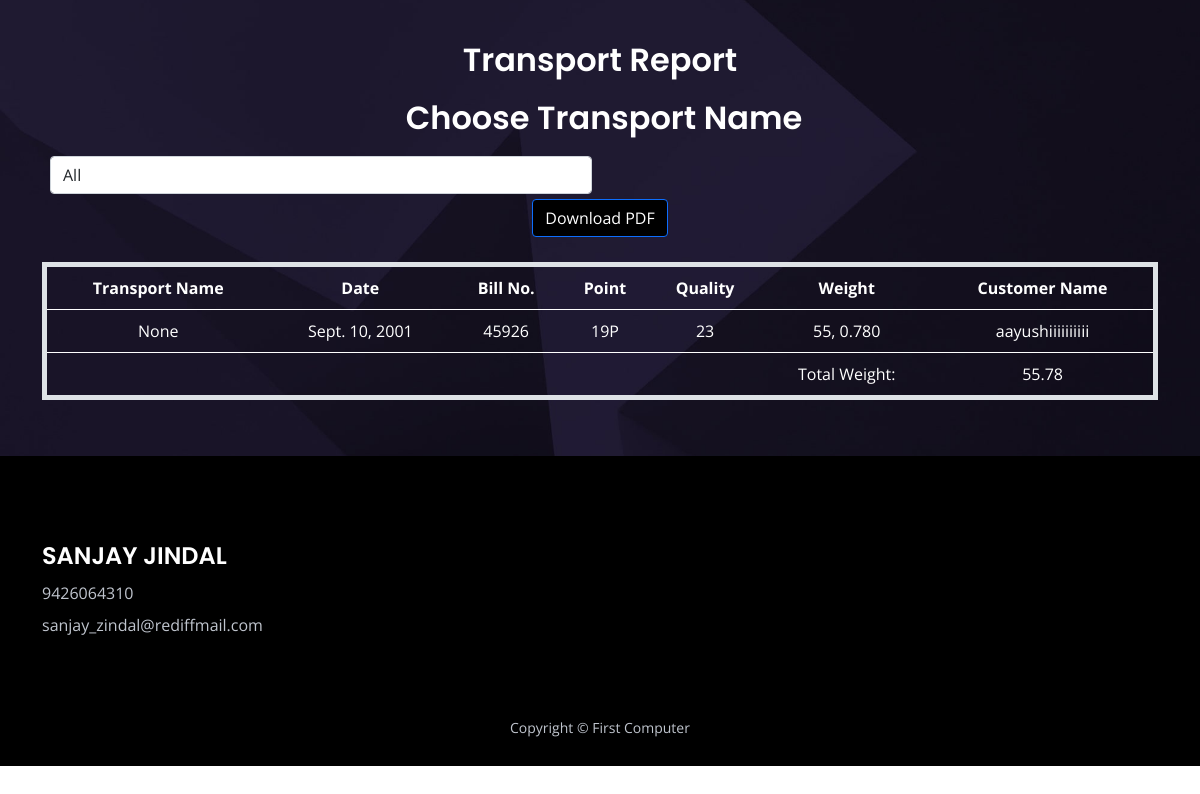
The page /transport_report/ (signed in) on the database its author committed.
### app/models.py (models this page shows, shortened)
class Selected(models.Model):
    packing = models.ForeignKey(Packing, on_delete=models.CASCADE)
    name = models.CharField(max_length=100, blank=True, null=True)
    bill_no = models.CharField(max_length=20, blank=True, null=True)
    date = models.DateField(max_length=20, blank=True, null=True)

class Point(models.Model):
    user = models.ForeignKey(User, on_delete=models.CASCADE, blank=True, null=True)  # Add this field
    point = models.CharField(max_length=100)

class Quality(models.Model):
    user = models.ForeignKey(User, on_delete=models.CASCADE, blank=True, null=True)  # Add this field
    quality_no = models.CharField(max_length=100)

class Bundle(models.Model):
    bundle_entry = models.ForeignKey(Packing, on_delete=models.CASCADE, related_name='bundles')
    bundle = models.CharField(max_length=100)
    grade = models.CharField(max_length=100)
    sizes = models.CharField(max_length=100)
    sheet = models.CharField(max_length=100)
    weight = models.CharField(max_length=100)
    remarks = models.CharField(max_length=200, blank=True, null=True)
    status = models.BooleanField(default=False)  # Field to track dispatch status
    bill_no = models.CharField(max_length=20, blank=True, null=True)

### app/summary.py (the view)
# urls.py: path('transport_report/', summary.transport_report, name='transport_report'),
def transport_report(request):
    selected_items = Selected.objects.filter(packing__user=request.user, bill_no__isnull=False)
    vehicle_numbers = packing_slip_new.objects.filter(user=request.user).values_list('vehicle_no', flat=True).distinct()
    data_by_bill_no = {}
    for selected in selected_items:
        bill_no = selected.bill_no
        if bill_no not in data_by_bill_no:
            data_by_bill_no[bill_no] = {
                'vehicle_no': None,
                'date': selected.date,
                'point': selected.packing.point.point if selected.packing.point else '',  # Adjusted line
                'quality': selected.packing.quality.quality_no if selected.packing.quality else '',
                'bundles': [],
                'party_name': selected.name,
                'bill_no': bill_no,
            }
    for bill_no, data in data_by_bill_no.items():
        packing_slip = packing_slip_new.objects.filter(user=request.user, bill_no=bill_no).first()
        if packing_slip:
            data['vehicle_no'] = packing_slip.vehicle_no
    for selected in selected_items:
        bill_no = selected.bill_no
        bundles = Bundle.objects.filter(bundle_entry__id=selected.packing.id)
        for bundle in bundles:
            bundle_info = {
                'weight': bundle.weight,
            }
            data_by_bill_no[bill_no]['bundles'].append(bundle_info)
    context = {
        'data_by_bill_no': data_by_bill_no.values(),
        'vehicle_numbers': vehicle_numbers,
    }
    return render(request, 'summary/transport_report.html', context)

### app/templates/summary/transport_report.html (shortened to what this page needs)
{% load static %}
<!DOCTYPE html>
<html lang="en">
<head>
    <link href="{% static 'css/bootstrap.min.css' %}" rel="stylesheet">
    <link href="{% static 'css/fontawesome-all.min.css' %}" rel="stylesheet">
    <link href="{% static 'css/swiper.css' %}" rel="stylesheet">
    <link href="{% static 'css/styles.css' %}" rel="stylesheet">
</head>
<body>
    <div id="contact" class="form-1">
        <div class="container">
            <h2 class="h2-heading">Transport Report</h2>
            <form id="packingForm" method="post">
                <div class="row">
                    <div class="col-lg-12">
                        <h2 class="h2-heading">Choose Transport Name</h2>
                    </div>
                    <div class="col-lg-6">
                        <select name="vehicle_no" id="id_vehicle_no" class="form-control" onchange="filterAndCalculateTotal()">
                            <option value="All">All</option>
                        </select>
                    </div>
                </div>
            </form>
            <button id="downloadPdf" class="btn btn-primary">Download PDF</button>
            <div class="table-responsive">
                <table class="table table-striped" id="packingTable">
                    <thead>
                        <tr>
                            <th>Transport Name</th>
                            <th>Date</th>
                            <th>Bill No.</th>
                            <th>Point</th>
                            <th>Quality</th>
                            <th>Weight</th>
                            <th>Customer Name</th>
                        </tr>
                    </thead>
                    <tbody>
                        {% for bill_data in data_by_bill_no %}
                            <tr>
                                <td>{{ bill_data.vehicle_no }}</td>
                                <td>{{ bill_data.date }}</td>
                                <td>{{ bill_data.bill_no }}</td>
                                <td>{{ bill_data.point }}</td>
                                <td>{{ bill_data.quality }}</td>
                                <td>
                                    {% for bundle in bill_data.bundles %}
                                        {{ bundle.weight }}{% if not forloop.last %}, {% endif %}
                                    {% endfor %}
                                </td>
                                <td>{{ bill_data.party_name }}</td>
                            </tr>
                        {% endfor %}
                    </tbody>
                    <tfoot id="totalWeightRow">
                        <tr>
                            <td colspan="5"></td>
                            <td>Total Weight:</td>
                            <td id="totalWeight" colspan="2">0</td>
                        </tr>
                    </tfoot>
                </table>
            </div>
        </div>
    </div>
    <div class="footer">
        <div class="container">
            <div class="row">
                <div class="col-lg-12">
                    <div class="footer-col second">
                        <h4 style="color:white"><br><br>SANJAY JINDAL</h4>
                        <ul class="list-unstyled li-space-lg p-big">
                            <li>9426064310</li>
                            <li>sanjay_zindal@rediffmail.com</li>
                        </ul>
                    </div>
                </div>
            </div>
        </div>
    </div>
    <div class="copyright">
        <div class="container">
            <div class="row">
                <div class="col-lg-12">
                    <p class="p-small">Copyright © First Computer</p>
                </div>
            </div>
        </div>
    </div>
</body>
</html>

### app/static/css/styles.css (style rules this page uses)
body, html { width: 100%; height: 100%; }
body, p { color: #53575a; font: 400 1rem/1.625rem "Open Sans", sans-serif; }
h2 { color: #2b2b4f; font-weight: 600; font-size: 2rem; line-height: 2.5rem; font-family: "Poppins" }
h4 { color: #2b2b4f; font-weight: 600; font-size: 1.5rem; line-height: 2rem; font-family: "Poppins" }
.p-small { font-size: 0.875rem; line-height: 1.5rem; }
.li-space-lg li { margin-bottom: 0.5rem; }
.form-1 { padding-top: 9.5rem; padding-bottom: 8.75rem; background: url('../images/contact-background.jpg') center center no-repeat; background-size: cover; text-align: center; }
.form-1 .h2-heading { margin-bottom: 1.125rem; color: #ffffff; }
.footer { padding-top: 6.5rem; padding-bottom: 2rem; background-color: #121015; }
.footer .footer-col { margin-bottom: 3rem; }
.footer p, .footer a, .footer ul { color: #bfc4cd; }
.footer .li-space-lg li { margin-bottom: 0.375rem; }
.copyright { padding-bottom: 1rem; background-color: #121015; text-align: center; }
.copyright p, .copyright a { color: #bfc4cd; text-decoration: none; }
@media (min-width: 992px) { .h2-heading { width: 35.25rem; margin-right: auto; margin-left: auto; } }
@media (min-width: 992px) { .footer .footer-col { margin-bottom: 2rem; } }
@media (min-width: 992px) { .footer .footer-col.second { display: inline-block; width: 320px; margin-right: 1.75rem; vertical-align: top; } }
@media (min-width: 1200px) { .container { max-width: 1140px; } }
@media (min-width: 1200px) { .form-1 form { margin-left: 0.5rem; } }
@media (min-width: 1200px) { .footer .footer-col.second { margin-right: 6.5rem; } }

### app/templates/summary/transport_report.html (style rules this page uses)
.form-1 { padding: 40px 0; }
.h2-heading { margin-bottom: 30px; }
.btn { margin: 5px; }
.footer { background-color: #000; color: white; padding: 20px 0; }
.footer-col { margin-bottom: 20px; }
.copyright { background-color: #000; color: white; padding: 10px 0; }
.table-responsive { margin-top: 20px; }
table { color: white; border: 5px solid white; }
th, td { color: white !important; }
.btn-primary { background-color: black; }

### rows shown on the page
Selected: date "Sept. 10, 2001", bill_no "45926", party_name "aayushiiiiiiiiii"
Point: point "19P"
Quality: quality "23"
Bundle: weight "55"
Bundle: weight "0.780"

### other values the page prints
{{ bill_data.vehicle_no }} "None"
